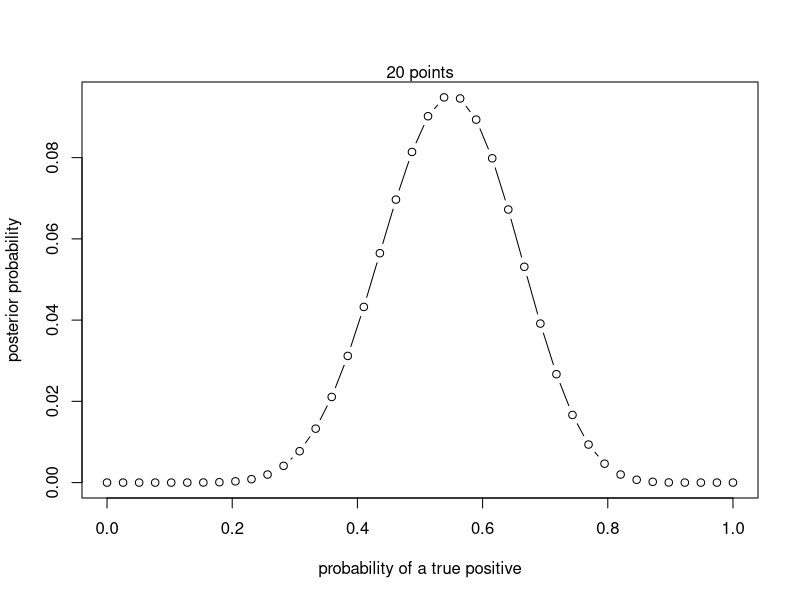

This figure's R source:
## ---- chunk 1
knitr::opts_chunk$set(echo = TRUE)
## ---- chunk 2
# define grid
p_grid <- seq( from=0 , to=1 , length.out=40 )

# define prior
prior <- rep( 1 , 40 )

# compute likelihood at each value in grid
likelihood <- dbinom( 11 , size=20 , prob=p_grid )

# compute product of likelihood and prior
unstd.posterior <- likelihood * prior

# standardize the posterior, so it sums to 1
posterior <- unstd.posterior / sum(unstd.posterior)
## ---- chunk 3
# Plot
plot(p_grid, posterior, type="b", xlab="probability of a true positive", ylab="posterior probability")
mtext("20 points")
